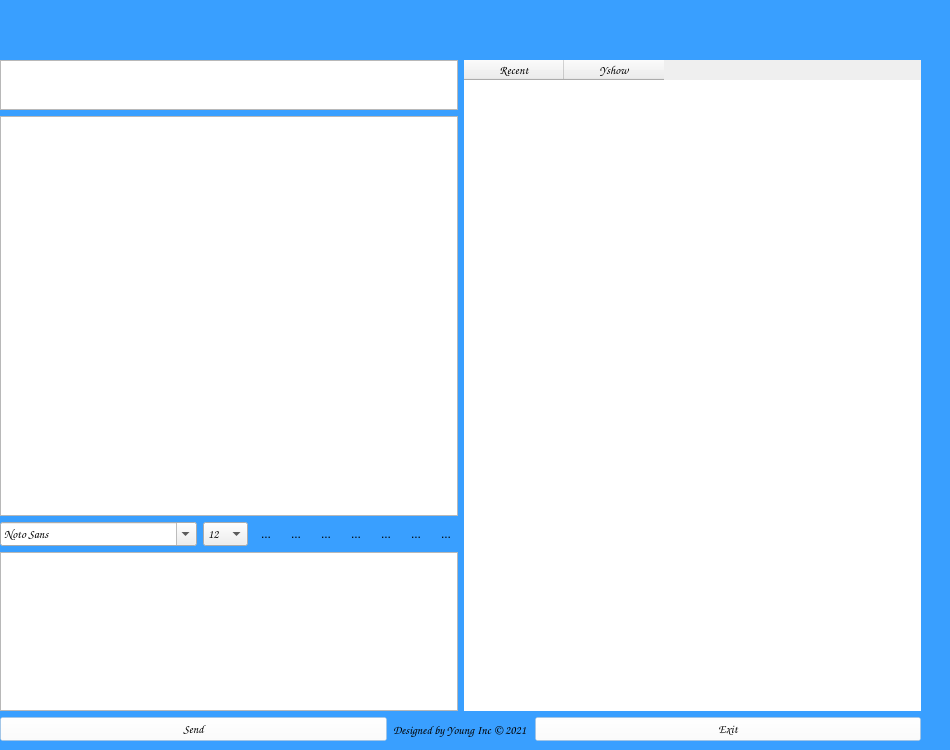
<?xml version="1.0" encoding="UTF-8"?>
<ui version="4.0">
 <class>ChatDialog</class>
 <widget class="QWidget" name="ChatDialog">
  <property name="geometry">
   <rect>
    <x>0</x>
    <y>0</y>
    <width>950</width>
    <height>750</height>
   </rect>
  </property>
  <property name="minimumSize">
   <size>
    <width>950</width>
    <height>750</height>
   </size>
  </property>
  <property name="maximumSize">
   <size>
    <width>950</width>
    <height>750</height>
   </size>
  </property>
  <property name="windowTitle">
   <string>Form</string>
  </property>
  <widget class="QWidget" name="layoutWidget">
   <property name="geometry">
    <rect>
     <x>0</x>
     <y>60</y>
     <width>921</width>
     <height>651</height>
    </rect>
   </property>
   <layout class="QHBoxLayout" name="horizontalLayout_5">
    <item>
     <layout class="QVBoxLayout" name="verticalLayout">
      <item>
       <widget class="QTextBrowser" name="nameBrowser">
        <property name="minimumSize">
         <size>
          <width>0</width>
          <height>50</height>
         </size>
        </property>
        <property name="maximumSize">
         <size>
          <width>16777215</width>
          <height>50</height>
         </size>
        </property>
        <property name="font">
         <font>
          <family>Comic Sans MS</family>
         </font>
        </property>
       </widget>
      </item>
      <item>
       <widget class="QListWidget" name="msgBrowser">
        <property name="minimumSize">
         <size>
          <width>0</width>
          <height>400</height>
         </size>
        </property>
        <property name="font">
         <font>
          <family>Comic Sans MS</family>
         </font>
        </property>
       </widget>
      </item>
      <item>
       <layout class="QHBoxLayout" name="horizontalLayout">
        <item>
         <widget class="QFontComboBox" name="fontCbx">
          <property name="font">
           <font>
            <family>Comic Sans MS</family>
           </font>
          </property>
          <property name="styleSheet">
           <string notr="true"/>
          </property>
          <property name="currentFont">
           <font>
            <family>宋体</family>
           </font>
          </property>
         </widget>
        </item>
        <item>
         <widget class="QComboBox" name="sizeCbx">
          <property name="font">
           <font>
            <family>Comic Sans MS</family>
           </font>
          </property>
          <property name="styleSheet">
           <string notr="true"/>
          </property>
          <property name="currentIndex">
           <number>4</number>
          </property>
          <item>
           <property name="text">
            <string>8</string>
           </property>
          </item>
          <item>
           <property name="text">
            <string>9</string>
           </property>
          </item>
          <item>
           <property name="text">
            <string>10</string>
           </property>
          </item>
          <item>
           <property name="text">
            <string>11</string>
           </property>
          </item>
          <item>
           <property name="text">
            <string>12</string>
           </property>
          </item>
          <item>
           <property name="text">
            <string>13</string>
           </property>
          </item>
          <item>
           <property name="text">
            <string>14</string>
           </property>
          </item>
          <item>
           <property name="text">
            <string>15</string>
           </property>
          </item>
          <item>
           <property name="text">
            <string>16</string>
           </property>
          </item>
          <item>
           <property name="text">
            <string>17</string>
           </property>
          </item>
          <item>
           <property name="text">
            <string>18</string>
           </property>
          </item>
          <item>
           <property name="text">
            <string>19</string>
           </property>
          </item>
          <item>
           <property name="text">
            <string>20</string>
           </property>
          </item>
          <item>
           <property name="text">
            <string>21</string>
           </property>
          </item>
          <item>
           <property name="text">
            <string>22</string>
           </property>
          </item>
         </widget>
        </item>
        <item>
         <widget class="QToolButton" name="boldTBtn">
          <property name="toolTip">
           <string>加粗</string>
          </property>
          <property name="text">
           <string>...</string>
          </property>
          <property name="icon">
           <iconset resource="Pic.qrc">
            <normaloff>:/new/prefix1/Pic/amz.png</normaloff>:/new/prefix1/Pic/amz.png</iconset>
          </property>
          <property name="iconSize">
           <size>
            <width>26</width>
            <height>26</height>
           </size>
          </property>
          <property name="checkable">
           <bool>true</bool>
          </property>
          <property name="autoRaise">
           <bool>true</bool>
          </property>
         </widget>
        </item>
        <item>
         <widget class="QToolButton" name="italicTBtn">
          <property name="toolTip">
           <string>倾斜</string>
          </property>
          <property name="text">
           <string>...</string>
          </property>
          <property name="icon">
           <iconset resource="Pic.qrc">
            <normaloff>:/new/prefix1/Pic/ao2.png</normaloff>:/new/prefix1/Pic/ao2.png</iconset>
          </property>
          <property name="iconSize">
           <size>
            <width>26</width>
            <height>26</height>
           </size>
          </property>
          <property name="checkable">
           <bool>true</bool>
          </property>
          <property name="autoRaise">
           <bool>true</bool>
          </property>
         </widget>
        </item>
        <item>
         <widget class="QToolButton" name="underlineTBtn">
          <property name="toolTip">
           <string>下划线</string>
          </property>
          <property name="text">
           <string>...</string>
          </property>
          <property name="icon">
           <iconset resource="Pic.qrc">
            <normaloff>:/new/prefix1/Pic/a9n.png</normaloff>:/new/prefix1/Pic/a9n.png</iconset>
          </property>
          <property name="iconSize">
           <size>
            <width>26</width>
            <height>26</height>
           </size>
          </property>
          <property name="checkable">
           <bool>true</bool>
          </property>
          <property name="autoRaise">
           <bool>true</bool>
          </property>
         </widget>
        </item>
        <item>
         <widget class="QToolButton" name="colorTBtn">
          <property name="toolTip">
           <string>更改字体颜色</string>
          </property>
          <property name="text">
           <string>...</string>
          </property>
          <property name="icon">
           <iconset resource="Pic.qrc">
            <normaloff>:/new/prefix1/Pic/tr.png</normaloff>:/new/prefix1/Pic/tr.png</iconset>
          </property>
          <property name="iconSize">
           <size>
            <width>26</width>
            <height>26</height>
           </size>
          </property>
          <property name="checkable">
           <bool>false</bool>
          </property>
          <property name="autoRaise">
           <bool>true</bool>
          </property>
         </widget>
        </item>
        <item>
         <widget class="QToolButton" name="sendTBtn">
          <property name="toolTip">
           <string>传输文件</string>
          </property>
          <property name="text">
           <string>...</string>
          </property>
          <property name="icon">
           <iconset resource="Pic.qrc">
            <normaloff>:/new/prefix1/Pic/ank.png</normaloff>:/new/prefix1/Pic/ank.png</iconset>
          </property>
          <property name="iconSize">
           <size>
            <width>26</width>
            <height>26</height>
           </size>
          </property>
          <property name="checkable">
           <bool>false</bool>
          </property>
          <property name="autoRaise">
           <bool>true</bool>
          </property>
         </widget>
        </item>
        <item>
         <widget class="QToolButton" name="saveTBtn">
          <property name="toolTip">
           <string>保存聊天记录</string>
          </property>
          <property name="text">
           <string>...</string>
          </property>
          <property name="icon">
           <iconset resource="Pic.qrc">
            <normaloff>:/new/prefix1/Pic/anp.png</normaloff>:/new/prefix1/Pic/anp.png</iconset>
          </property>
          <property name="iconSize">
           <size>
            <width>26</width>
            <height>26</height>
           </size>
          </property>
          <property name="checkable">
           <bool>false</bool>
          </property>
          <property name="autoRaise">
           <bool>true</bool>
          </property>
         </widget>
        </item>
        <item>
         <widget class="QToolButton" name="clearTBtn">
          <property name="toolTip">
           <string>清空聊天记录</string>
          </property>
          <property name="text">
           <string>...</string>
          </property>
          <property name="icon">
           <iconset resource="Pic.qrc">
            <normaloff>:/new/prefix1/Pic/a9w.png</normaloff>:/new/prefix1/Pic/a9w.png</iconset>
          </property>
          <property name="iconSize">
           <size>
            <width>26</width>
            <height>26</height>
           </size>
          </property>
          <property name="checkable">
           <bool>false</bool>
          </property>
          <property name="autoRaise">
           <bool>true</bool>
          </property>
         </widget>
        </item>
       </layout>
      </item>
      <item>
       <widget class="QTextEdit" name="msgTxtEdit">
        <property name="font">
         <font>
          <family>Comic Sans MS</family>
         </font>
        </property>
        <property name="html">
         <string>&lt;!DOCTYPE HTML PUBLIC &quot;-//W3C//DTD HTML 4.0//EN&quot; &quot;http://www.w3.org/TR/REC-html40/strict.dtd&quot;&gt;
&lt;html&gt;&lt;head&gt;&lt;meta name=&quot;qrichtext&quot; content=&quot;1&quot; /&gt;&lt;style type=&quot;text/css&quot;&gt;
p, li { white-space: pre-wrap; }
&lt;/style&gt;&lt;/head&gt;&lt;body style=&quot; font-family:'Comic Sans MS'; font-size:9pt; font-weight:400; font-style:normal;&quot;&gt;
&lt;p style=&quot;-qt-paragraph-type:empty; margin-top:0px; margin-bottom:0px; margin-left:0px; margin-right:0px; -qt-block-indent:0; text-indent:0px;&quot;&gt;&lt;br /&gt;&lt;/p&gt;&lt;/body&gt;&lt;/html&gt;</string>
        </property>
       </widget>
      </item>
     </layout>
    </item>
    <item>
     <widget class="QTableWidget" name="usrTblWidget">
      <property name="minimumSize">
       <size>
        <width>211</width>
        <height>560</height>
       </size>
      </property>
      <property name="font">
       <font>
        <family>Comic Sans MS</family>
       </font>
      </property>
      <property name="frameShape">
       <enum>QFrame::NoFrame</enum>
      </property>
      <property name="frameShadow">
       <enum>QFrame::Plain</enum>
      </property>
      <property name="selectionMode">
       <enum>QAbstractItemView::SingleSelection</enum>
      </property>
      <property name="selectionBehavior">
       <enum>QAbstractItemView::SelectRows</enum>
      </property>
      <property name="showGrid">
       <bool>false</bool>
      </property>
      <column>
       <property name="text">
        <string>Recent</string>
       </property>
       <property name="background">
        <color alpha="80">
         <red>255</red>
         <green>255</green>
         <blue>255</blue>
        </color>
       </property>
      </column>
      <column>
       <property name="text">
        <string>Yshow</string>
       </property>
       <property name="background">
        <color alpha="80">
         <red>255</red>
         <green>255</green>
         <blue>255</blue>
        </color>
       </property>
      </column>
     </widget>
    </item>
   </layout>
  </widget>
  <widget class="QWidget" name="layoutWidget_2">
   <property name="geometry">
    <rect>
     <x>0</x>
     <y>710</y>
     <width>921</width>
     <height>39</height>
    </rect>
   </property>
   <layout class="QHBoxLayout" name="horizontalLayout_3" stretch="2,0,2">
    <item>
     <widget class="QPushButton" name="sendBtn">
      <property name="font">
       <font>
        <family>Comic Sans MS</family>
       </font>
      </property>
      <property name="styleSheet">
       <string notr="true">background-color: rgb(255, 255, 255, 80);</string>
      </property>
      <property name="text">
       <string>Send</string>
      </property>
     </widget>
    </item>
    <item>
     <widget class="QLabel" name="Designedby">
      <property name="font">
       <font>
        <family>Comic Sans MS</family>
       </font>
      </property>
      <property name="text">
       <string>Designed by Young Inc © 2021 </string>
      </property>
     </widget>
    </item>
    <item>
     <widget class="QPushButton" name="exitBtn">
      <property name="font">
       <font>
        <family>Comic Sans MS</family>
       </font>
      </property>
      <property name="styleSheet">
       <string notr="true">background-color: rgb(255, 255, 255, 80);</string>
      </property>
      <property name="text">
       <string>Exit</string>
      </property>
     </widget>
    </item>
   </layout>
   <zorder>Designedby</zorder>
   <zorder>sendBtn</zorder>
   <zorder>exitBtn</zorder>
  </widget>
  <widget class="QWidget" name="layoutWidget_3">
   <property name="geometry">
    <rect>
     <x>0</x>
     <y>0</y>
     <width>171</width>
     <height>77</height>
    </rect>
   </property>
   <layout class="QHBoxLayout" name="horizontalLayout_4">
    <item>
     <widget class="QLabel" name="label">
      <property name="minimumSize">
       <size>
        <width>0</width>
        <height>75</height>
       </size>
      </property>
      <property name="font">
       <font>
        <family>Comic Sans MS</family>
       </font>
      </property>
      <property name="text">
       <string/>
      </property>
     </widget>
    </item>
   </layout>
  </widget>
  <widget class="QLabel" name="label_2">
   <property name="geometry">
    <rect>
     <x>-20</x>
     <y>-30</y>
     <width>1061</width>
     <height>801</height>
    </rect>
   </property>
   <property name="styleSheet">
    <string notr="true">background-color: rgb(57, 159, 255);</string>
   </property>
   <property name="text">
    <string/>
   </property>
  </widget>
  <zorder>label_2</zorder>
  <zorder>layoutWidget</zorder>
  <zorder>layoutWidget_2</zorder>
  <zorder>layoutWidget_3</zorder>
 </widget>
 <resources>
  <include location="Pic.qrc"/>
 </resources>
 <connections/>
</ui>
